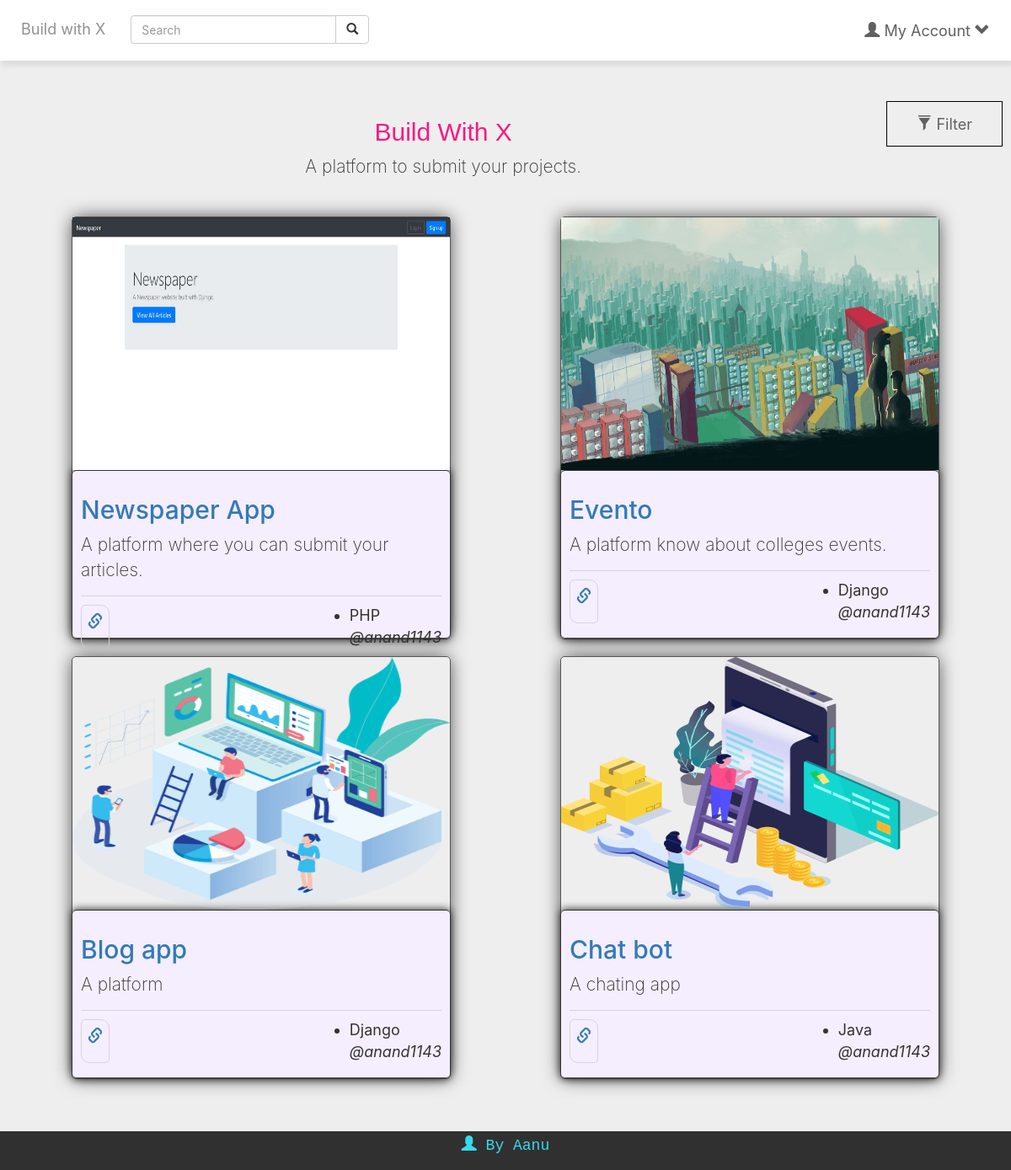
Screenshot of / (signed in) with the database file from the repository.
### projects/models.py (models this page shows, shortened)
class Project(models.Model):
    project_name = models.CharField(max_length=50)
    description = models.CharField(max_length=150)
    build_with = models.ManyToManyField('Framework')
    url = models.URLField(max_length=200, null=True)
    website_image = models.ImageField(upload_to= 'img/', height_field=None, width_field=None, max_length=100, null=True)
    user = models.ForeignKey(get_user_model(), on_delete=models.CASCADE, related_name='profileuser', null=True)
    date = models.DateTimeField(auto_now_add=True)
    user_type = models.CharField(max_length=25,choices=types, null=True)

class Framework(models.Model):
    language = models.CharField(max_length=30)
    def __str__(self):
        return self.language

### users/models.py (models this page shows, shortened)
class CustomUser(AbstractUser):
    site_url = models.CharField(max_length=200, null=True)
    bio = models.CharField(max_length=50, null=True)
    dob = models.DateField(auto_now=False, null=True)
    contact_number = models.CharField(max_length=10, null=True)
    image = models.ImageField(upload_to= 'img/', height_field=None, width_field=None, max_length=100, null=True)
    gender = models.CharField(
        max_length=6, choices=GENDER_CHOICES,  null=True)

### projects/views.py (the view)
# urls.py: path('', HomeView.as_view(), name='home'),
class HomeView(ListView):
    template_name = 'home.html'
    model = Project
    def get_context_data(self, **kwargs):
        context = super(HomeView, self).get_context_data(**kwargs)
        context['framworks'] = Framework.objects.all()
        return context
    def get_queryset(self):
        search_tag = self.request.GET.get('search','')
        return Project.objects.filter(project_name__contains=search_tag)

### templates/home.html (shortened to what this page needs)
{% extends 'base.html' %}
{% block search %}
<form class="navbar-form navbar-left">
    <div class="input-group">
        <input type="text" class="form-control" placeholder="Search" name="search">
        <div class="input-group-btn">
            <button class="btn btn-default" type="submit">
                <i class="glyphicon glyphicon-search"></i>
            </button>
        </div>
    </div>
</form>
{% endblock search %}
{% block content %}
<div class="jumbotron home">
    <div class="filter">
        <ul class="nav navbar-nav navbar-right" style="border: 1px solid black; padding-left: 20px; margin-right: 10px; padding-right: 20px;">
            <li class="nav-item" id="account">
                <a class="dropicon" href="" id="userMenu" data-toggle="dropdown" aria-haspopup="true" aria-expanded="false">
                    <span class="glyphicon glyphicon-filter"></span>  Filter</a>
            </li>
        </ul>
    </div>
    <div style="display:flex;align-items: center;flex-direction: column;">
        <h2  class="id1 display-4">Build With X </h2>
        <p class="lead">A platform to submit your projects.</p>
    </div>
    <div style="display:flex; flex-wrap:wrap; margin: 20px; justify-content:space-around;">
    {% for project in object_list %}
        <div class="id3" style="margin: 10px;">
            <a href="{{ project.url }} " target="_blank">
                <img src="{{ project.website_image.url }}" style="height:300px;width:100%;max-width:450px;" alt="error_img">
            </a>
            <div class="id2">
                <a href="{{ project.url }}" target="_blank"><h2> {{ project.project_name }}</h2></a>
                <p>{{ project.description }}</p>
                <div class="id4">
                    <a href="{{ project.url }}" target="_blank" class="id5"><i class="glyphicon glyphicon-link"></i></a>
                    <span style="display: list-item;">{% for lang in project.build_with.all %}{{ lang }}{% endfor %} </br><i>@{{ project.user }}</i> </span>
                </div>
            </div>
        </div>
    {% endfor %}
    </div>
</div>
{% endblock content %}

### static/css/base.css (style rules this page uses)
body { font-family: Nunito,-apple-system,BlinkMacSystemFont,Segoe UI,Roboto,Helvetica Neue,Arial,sans-serif,Apple Color Emoji,Segoe UI Emoji,Segoe UI Symbol,Noto Color Emoji; font-size: 18px; }
.id1 { color: rgb(248, 25, 129); font-family: 'Lucida Sans', 'Lucida Sans Regular', 'Lucida Grande', 'Lucida Sans Unicode', Geneva, Verdana, sans-serif; }
.id2 { border-bottom: 1px solid rgb(88, 86, 86); border-top: 1px solid; border-radius: 5px; background-color: rgb(245, 238, 255); padding: 10px; height:200px; box-shadow: 0px 0px 10px 1px rgba(0,0,0,0.75); }
.id3 { border: 0.5px solid rgb(88, 86, 86); border-radius: 5px; box-shadow: 0px 0px 22px -2px rgba(0,0,0,0.75); transition: 0.35s ease; width:100%; max-width: 450px; }
.id4 { display: flex; justify-content: space-between; border-top: 1px solid rgb(214, 212, 212); padding-top: 10px; }
.id5 { border: 1px solid rgb(216, 213, 213); border-radius: 5px 10px 5px; padding: 7px; }
.home { margin-top: -10px; padding-top: -10px; }
#account a { color: rgb(97, 96, 96); }
#account { color: aqua; }

### rows the page displays
Project: website_image (picture), project_name "Newspaper App", description "A platform where you can submit your articles.", user "anand1143"
Framework: language "PHP"
Project: website_image (picture), project_name "Evento", description "A platform know about colleges events.", user "anand1143"
Framework: language "Django"
Project: website_image (picture), project_name "Blog app", description "A platform", user "anand1143"
Project: website_image (picture), project_name "Chat bot", description "A chating app", user "anand1143"
Framework: language "Java"
